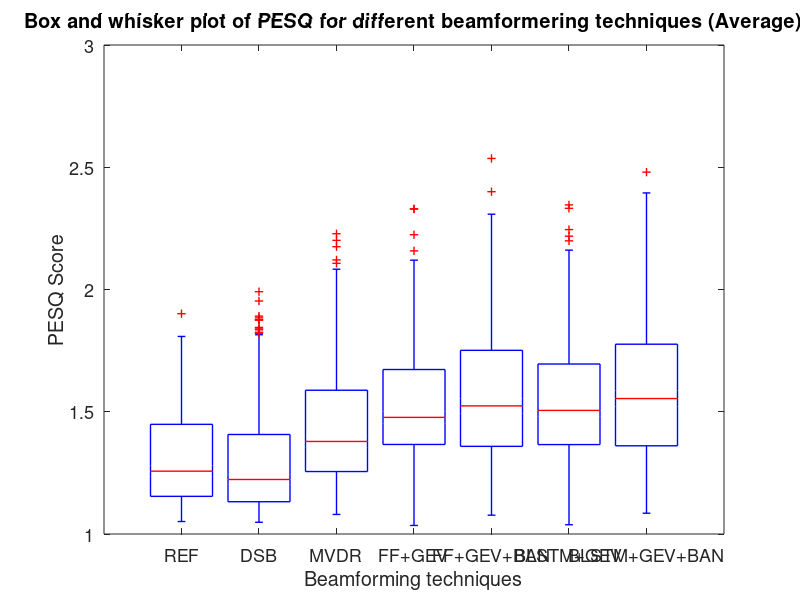

Write the MATLAB code that produced this figure.
clc; clear all; close all;
% https://uk.mathworks.com/help/stats/boxplot.html
set(0,'DefaultAxesFontSize',13)
set(0,'DefaultLineLineWidth',1);

load('BUS');
load('CAF');
load('PED');
load('STR');

PEDQ_ALL = [PESQ_matrix__bus([1:100],:); PESQ_matrix_caf;  PESQ_matrix_ped;  PESQ_matrix_STR];

wb_REF_average = mean(PEDQ_ALL(:,1),1);
wb_DSB_average = mean(PEDQ_ALL(:,2),1);
wb_MVDR_average = mean(PEDQ_ALL(:,3),1);
wb_FW_average = mean(PEDQ_ALL(:,4),1);
wb_FWBAN_average = mean(PEDQ_ALL(:,5),1);
wb_GEV_average = mean(PEDQ_ALL(:,6),1);
wb_GEVBAN_average = mean(PEDQ_ALL(:,7),1);

fprintf('==================================\n'); 
% display results to screen
fprintf('====================\n'); 
disp('WB-PESQ score for REF:');
fprintf( 'WB MOS LQO  = %5.3f\n', wb_REF_average );

% display results to screen
fprintf('====================\n'); 
disp('WB-PESQ score for DSB:');
fprintf( 'WB MOS LQO  = %5.3f\n', wb_DSB_average );

    % display results to screen
fprintf('====================\n'); 
disp('WB-PESQ score for MVDR:');
fprintf( 'WB MOS LQO  = %5.3f\n', wb_MVDR_average );

    % display results to screen
fprintf('====================\n'); 
disp('WB-PESQ score for FW with BAN:');
fprintf( 'WB MOS LQO  = %5.3f\n', wb_FW_average );

    % display results to screen
fprintf('====================\n'); 
disp('WB-PESQ score for FW with BAN:');
fprintf( 'WB MOS LQO  = %5.3f\n', wb_FWBAN_average );

    % display results to screen
fprintf('====================\n'); 
disp('WB-PESQ score for GEV:');
fprintf( 'WB MOS LQO  = %5.3f\n', wb_GEV_average );

    % display results to screen
fprintf('====================\n'); 
disp('WB-PESQ score for GEV with BAN:');
fprintf( 'WB MOS LQO  = %5.3f\n', wb_GEVBAN_average );
fprintf('==================================\n'); 

figure
boxplot(PEDQ_ALL,'Labels',{'REF', 'DSB', 'MVDR', 'FF+GEV', 'FF+GEV+BAN', 'BLSTM+GEV', 'BLSTM+GEV+BAN'})
xlabel('Beamforming techniques')
ylabel('PESQ Score')

title('Box and whisker plot of PESQ for different beamformering techniques (Average)')
